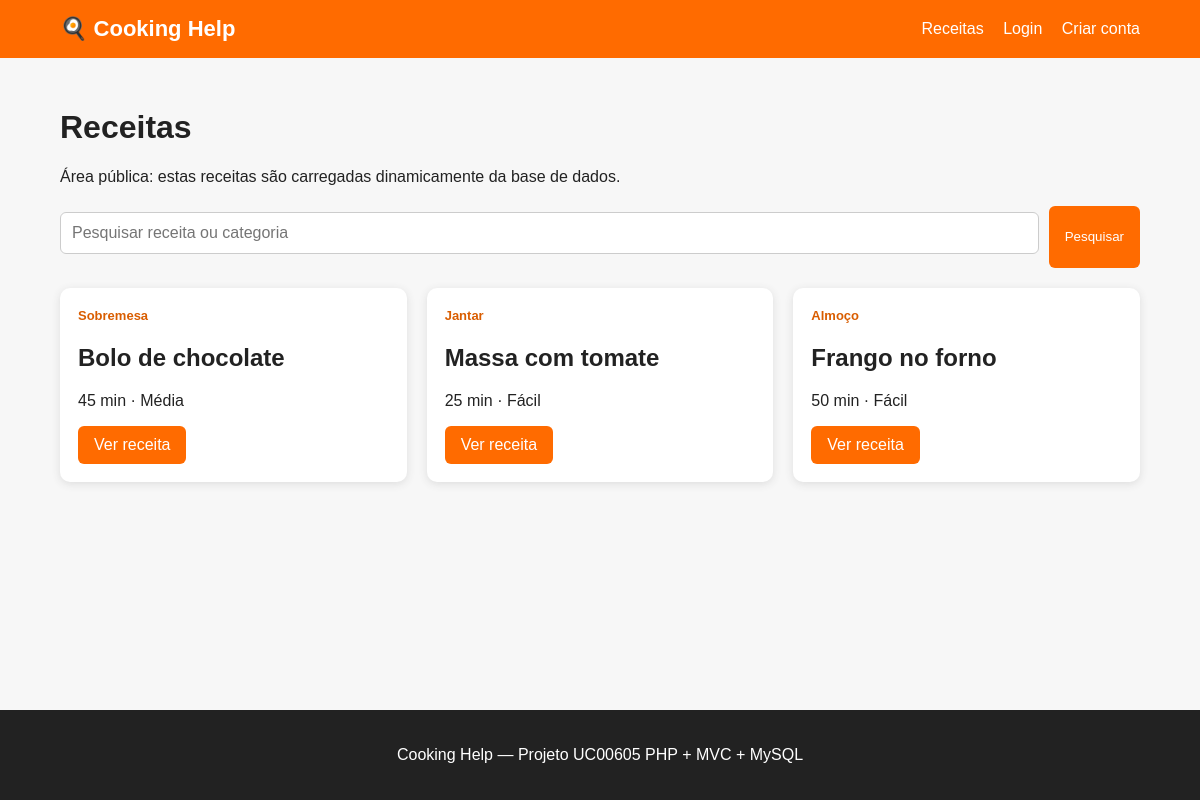
The page / on the database its author committed.
### tables this page shows
CREATE TABLE receitas (
    id INT AUTO_INCREMENT PRIMARY KEY,
    titulo varchar(150) NOT NULL,
    categoria varchar(100) NOT NULL,
    ingredientes TEXT NOT NULL,
    preparacao TEXT NOT NULL,
    tempo varchar(50) NOT NULL,
    dificuldade varchar(50) NOT NULL,
    imagem varchar(255) DEFAULT NULL,
    criado_em TIMESTAMP DEFAULT CURRENT_TIMESTAMP
);

### controller/ReceitaController.php (called while the page is built, shortened)
<?php
require_once __DIR__ . '/../model/Receita.php';
class ReceitaController {
    private $receita;
    public function __construct() {
        $this->receita = new Receita();
    }
    public function index() {
        $pesquisa = $_GET['pesquisa'] ?? '';
        $receitas = $this->receita->listar($pesquisa);
        require __DIR__ . '/../view/publica/receitas.php';
    }
}
?>

### conexao/Conexao.php (called while the page is built, shortened)
<?php
class Conexao {
    private $host = 'localhost';
    private $db = 'cooking_help';
    private $utilizador = 'root';
    private $password = '';
    public function ligar() {
        try {
            $this->pdo = new PDO(
                "mysql:host={$this->host};dbname={$this->db};charset=utf8mb4",
                $this->utilizador,
                $this->password
            );
            $this->pdo->setAttribute(PDO::ATTR_ERRMODE, PDO::ERRMODE_EXCEPTION);
            return $this->pdo;
        } catch (PDOException $e) {
            die('Erro na ligação à base de dados: ' . $e->getMessage());
        }
    }
}
?>

### model/Receita.php (called while the page is built, shortened)
<?php
require_once __DIR__ . '/../conexao/Conexao.php';
class Receita {
    private $pdo;
    public function __construct() {
        $this->pdo = (new Conexao())->ligar();
    }
    public function listar($pesquisa = '') {
        if ($pesquisa !== '') {
            $sql = "SELECT * FROM receitas
                    WHERE titulo LIKE :pesquisa OR categoria LIKE :pesquisa
                    ORDER BY id DESC";
            $stmt = $this->pdo->prepare($sql);
            $stmt->execute([':pesquisa' => '%' . $pesquisa . '%']);
        } else {
            $stmt = $this->pdo->query("SELECT * FROM receitas ORDER BY id DESC");
        }
        return $stmt->fetchAll(PDO::FETCH_ASSOC);
    }
}
?>

### view/publica/receitas.php (the view, shortened to what this page needs)
<?php require __DIR__ . '/../layouts/header.php'; ?>
<h1>Receitas</h1>
<p>Área pública: estas receitas são carregadas dinamicamente da base de dados.</p>
<form class="pesquisa" method="get">
    <input type="text" name="pesquisa" placeholder="Pesquisar receita ou categoria" value="<?= htmlspecialchars($pesquisa) ?>">
    <button>Pesquisar</button>
</form>
<div class="grid">
<?php foreach ($receitas as $r): ?>
    <article class="card">
        <div class="card-body">
            <span class="categoria"><?= htmlspecialchars($r['categoria']) ?></span>
            <h2><?= htmlspecialchars($r['titulo']) ?></h2>
            <p><?= htmlspecialchars($r['tempo']) ?> · <?= htmlspecialchars($r['dificuldade']) ?></p>
            <a class="btn" href="index.php?pagina=receita&id=<?= $r['id'] ?>">Ver receita</a>
        </div>
    </article>
<?php endforeach; ?>
</div>
<?php require __DIR__ . '/../layouts/footer.php'; ?>

### index.php (shortened to what this page needs)
<?php
require_once __DIR__ . '/controller/ReceitaController.php';
$pagina = $_GET['pagina'] ?? 'receitas';
switch ($pagina) {
    case 'receitas':
        (new ReceitaController())->index();
        break;
}
?>

### view/layouts/header.php (shortened to what this page needs)
<!DOCTYPE html>
<html lang="pt-PT">
<head>
    <link rel="stylesheet" href="css/style.css">
</head>
<body>
<header class="topo">
    <div class="container nav">
        <a class="logo" href="index.php?pagina=receitas">🍳 Cooking Help</a>
        <nav>
            <a href="index.php?pagina=receitas">Receitas</a>
            <?php if (isset($_SESSION['utilizador'])): ?>
                <?php if ($_SESSION['utilizador']['tipo'] === 'admin'): ?>
                    <a href="index.php?pagina=admin">Dashboard</a>
                <?php else: ?>
                    <a href="index.php?pagina=utilizador">Minha área</a>
                <?php endif; ?>
                <a href="index.php?pagina=logout">Sair</a>
            <?php else: ?>
                <a href="index.php?pagina=login">Login</a>
                <a href="index.php?pagina=registo">Criar conta</a>
            <?php endif; ?>
        </nav>
    </div>
</header>
<main class="container">

### view/layouts/footer.php
</main>
<footer><p>Cooking Help — Projeto UC00605 PHP + MVC + MySQL</p></footer>
</body>
</html>

### css/style.css (style rules this page uses)
* { box-sizing: border-box; }
html, body { min-height: 100%; }
body { margin: 0; min-height: 100vh; display: flex; flex-direction: column; font-family: Arial, sans-serif; background: #f7f7f7; color: #222; }
a { color: #d95d00; text-decoration: none; }
.container { width: 90%; max-width: 1100px; margin: 0 auto; }
.topo { background: #ff6b00; color: white; padding: 16px 0; }
.nav { display: flex; justify-content: space-between; align-items: center; gap: 20px; }
.logo { color: white; font-size: 22px; font-weight: bold; }
nav a { color: white; margin-left: 15px; }
main { flex: 1; width: 90%; max-width: 1100px; margin: 0 auto; padding: 30px 0; }
.pesquisa { display: flex; gap: 10px; margin: 20px 0; }
input, textarea, select { width: 100%; padding: 11px; border: 1px solid #ccc; border-radius: 6px; margin: 6px 0 14px; font: inherit; }
button, .btn { display: inline-block; border: 0; background: #ff6b00; color: white; padding: 10px 16px; border-radius: 6px; cursor: pointer; }
.grid { display: grid; grid-template-columns: repeat(auto-fit, minmax(230px, 1fr)); gap: 20px; }
.card { background: white; border-radius: 10px; overflow: hidden; box-shadow: 0 2px 8px #ddd; }
.card-body { padding: 18px; }
.categoria { font-size: 13px; color: #d95d00; font-weight: bold; }
footer { background: #222; color: white; text-align: center; padding: 20px; margin-top: auto; }

### rows shown on the page
receitas: categoria "Sobremesa", titulo "Bolo de chocolate", tempo "45 min", dificuldade "Média"
receitas: categoria "Jantar", titulo "Massa com tomate", tempo "25 min", dificuldade "Fácil"
receitas: categoria "Almoço", titulo "Frango no forno", tempo "50 min", dificuldade "Fácil"
